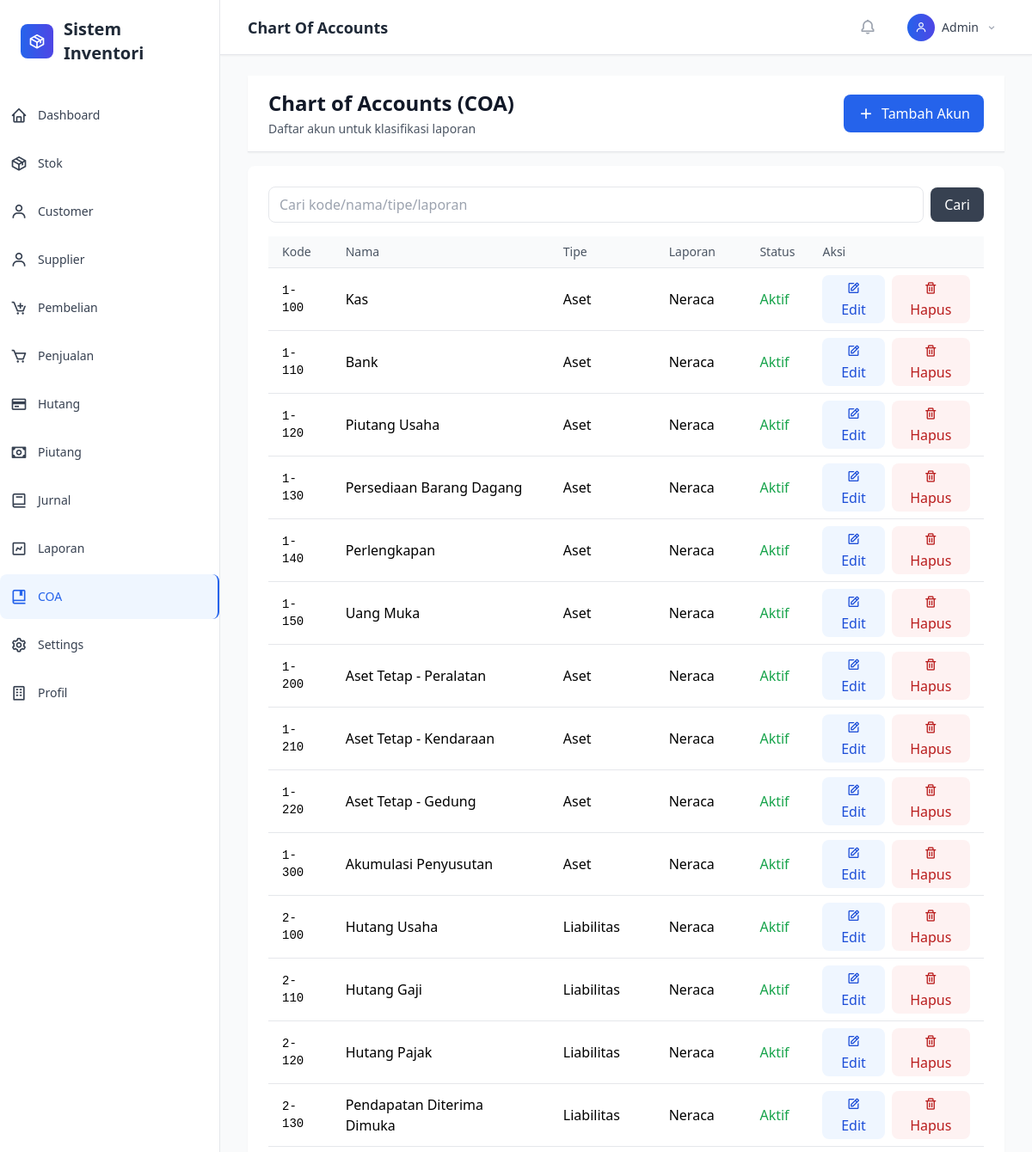
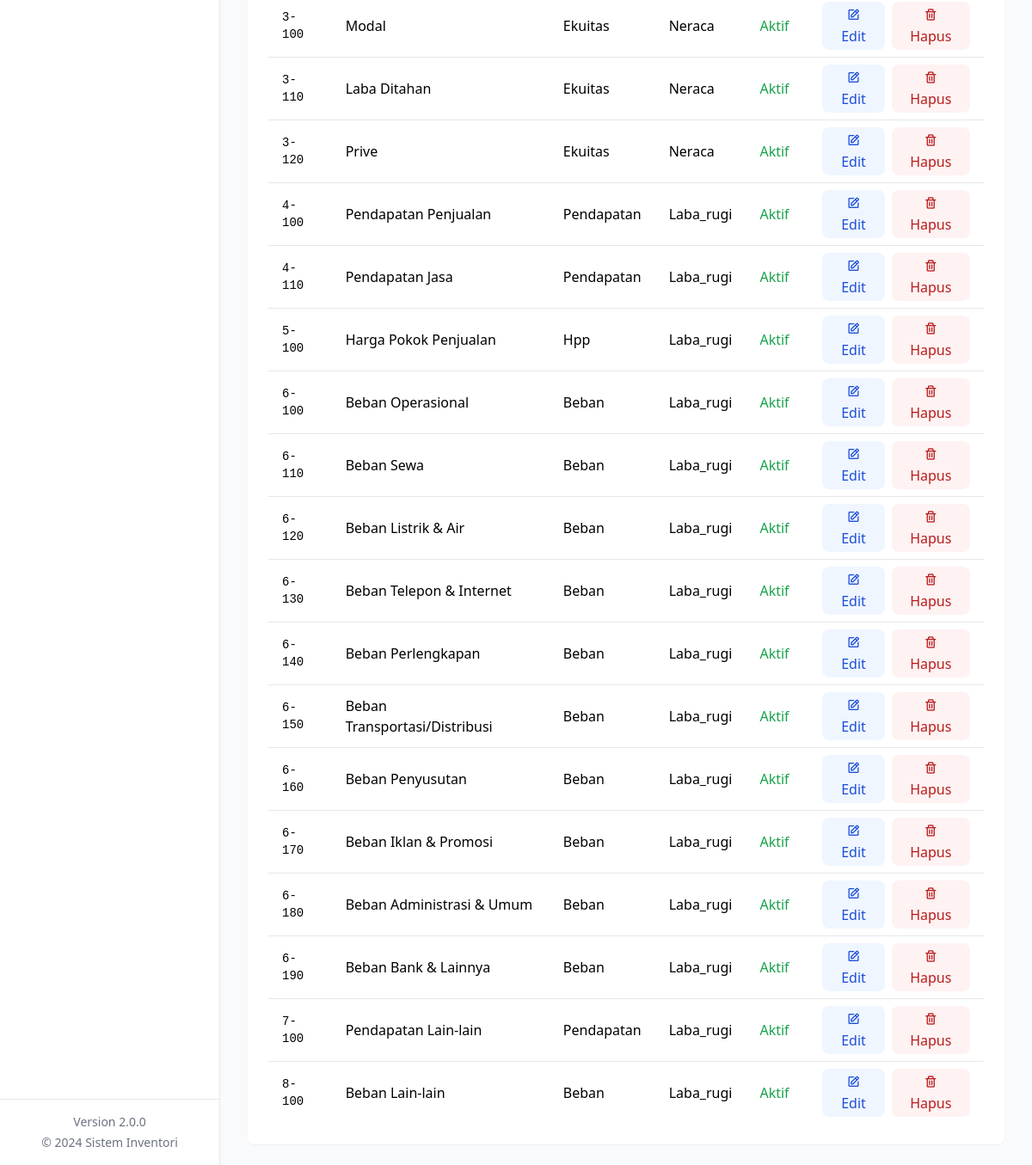
Page /?page=coa on the committed database (2 pictures, top to bottom).
### tables this page shows
CREATE TABLE coa (
    id INTEGER PRIMARY KEY AUTOINCREMENT,
    kode TEXT UNIQUE NOT NULL,
    nama TEXT NOT NULL,
    tipe TEXT NOT NULL,       -- aset | liabilitas | ekuitas | pendapatan | beban | hpp
    laporan TEXT NOT NULL,    -- neraca | laba_rugi
    aktif INTEGER DEFAULT 1,
    created_at DATETIME DEFAULT CURRENT_TIMESTAMP,
    updated_at DATETIME DEFAULT CURRENT_TIMESTAMP
);

### classes/Database.php (called while the page is built, shortened)
<?php
class Database {
    private $pdo;
    private static $instance = null;
    private function __construct() {
        try {
            $this->pdo = new PDO('sqlite:' . DB_FILE);
            $this->pdo->setAttribute(PDO::ATTR_ERRMODE, PDO::ERRMODE_EXCEPTION);
            $this->pdo->exec('PRAGMA foreign_keys = ON;');
            $this->initializeTables();
        } catch (Exception $e) {
            if (DEBUG_MODE) {
                die('Database Error: ' . $e->getMessage());
            } else {
                die('Database connection failed. Please contact administrator.');
            }
        }
    }
    public static function getInstance() {
        if (self::$instance === null) {
            self::$instance = new self();
        }
        return self::$instance;
    }
    private function initializeTables() {
        if (file_exists(INIT_SQL)) {
            $sql = file_get_contents(INIT_SQL);
            $stmts = array_filter(array_map('trim', explode(';', $sql)));
            foreach ($stmts as $stmt) {
                if ($stmt) {
                    $this->pdo->exec($stmt);
                }
            }
        }
        $this->createProfileTable();
    }
    private function createProfileTable() {
        $sql = "CREATE TABLE IF NOT EXISTS profil_perusahaan (
            id INTEGER PRIMARY KEY AUTOINCREMENT,
            nama_perusahaan TEXT NOT NULL,
            alamat TEXT,
            telepon TEXT,
            email TEXT,
            website TEXT,
            logo TEXT,
            npwp TEXT,
            created_at DATETIME DEFAULT CURRENT_TIMESTAMP,
            updated_at DATETIME DEFAULT CURRENT_TIMESTAMP
        )";
        $this->pdo->exec($sql);
        $stmt = $this->pdo->prepare("SELECT COUNT(*) FROM profil_perusahaan");
        $stmt->execute();
    }
    public function query($sql, $params = []) {
        try {
            $stmt = $this->pdo->prepare($sql);
            $stmt->execute($params);
            return $stmt;
        } catch (Exception $e) {
            if (DEBUG_MODE) {
                throw new Exception('Query Error: ' . $e->getMessage());
            } else {
                throw new Exception('Database operation failed.');
            }
        }
    }
    public function fetchAll($sql, $params = []) {
        return $this->query($sql, $params)->fetchAll(PDO::FETCH_ASSOC);
    }
}
?>

### views/coa/index.php (the view, shortened to what this page needs)
<?php
$search = $_GET['search'] ?? '';
$where = '';
$params = [];
$rows = $db->fetchAll("SELECT * FROM coa $where ORDER BY kode ASC", $params);
?>
<div class="bg-white shadow-sm border-b border-gray-200">
    <div class="px-6 py-4 flex items-center justify-between">
        <div>
            <h1 class="text-2xl font-bold text-gray-900">Chart of Accounts (COA)</h1>
            <p class="text-sm text-gray-600 mt-1">Daftar akun untuk klasifikasi laporan</p>
        </div>
        <button onclick="openTambah()" class="bg-blue-600 hover:bg-blue-700 text-white px-4 py-2 rounded-lg flex items-center space-x-2">
            <i class='bx bx-plus text-xl'></i><span>Tambah Akun</span>
        </button>
    </div>
</div>
<div class="bg-white p-6 mt-4 rounded-lg shadow-sm">
    <div class="flex items-center space-x-2 mb-4">
        <input id="searchInput" value="<?php echo htmlspecialchars($search); ?>" placeholder="Cari kode/nama/tipe/laporan" class="flex-1 px-3 py-2 border rounded-lg" />
        <button onclick="performSearch()" class="px-4 py-2 bg-gray-700 text-white rounded-lg">Cari</button>
    </div>
    <div class="overflow-x-auto">
        <table class="min-w-full divide-y divide-gray-200">
            <thead class="bg-gray-50">
                <tr>
                    <th class="px-4 py-2 text-left text-sm font-medium text-gray-600">Kode</th>
                    <th class="px-4 py-2 text-left text-sm font-medium text-gray-600">Nama</th>
                    <th class="px-4 py-2 text-left text-sm font-medium text-gray-600">Tipe</th>
                    <th class="px-4 py-2 text-left text-sm font-medium text-gray-600">Laporan</th>
                    <th class="px-4 py-2 text-left text-sm font-medium text-gray-600">Status</th>
                    <th class="px-4 py-2 text-left text-sm font-medium text-gray-600">Aksi</th>
                </tr>
            </thead>
            <tbody class="divide-y divide-gray-200 bg-white">
                <?php if (empty($rows)): ?>
                    <tr><td colspan="6" class="px-4 py-6 text-center text-gray-500">Belum ada akun</td></tr>
                <?php else: foreach ($rows as $r): ?>
                    <tr class="hover:bg-gray-50">
                        <td class="px-4 py-2 font-mono text-sm"><?php echo htmlspecialchars($r['kode']); ?></td>
                        <td class="px-4 py-2"><?php echo htmlspecialchars($r['nama']); ?></td>
                        <td class="px-4 py-2 capitalize"><?php echo htmlspecialchars($r['tipe']); ?></td>
                        <td class="px-4 py-2 capitalize"><?php echo htmlspecialchars($r['laporan']); ?></td>
                        <td class="px-4 py-2"><?php echo ((int)$r['aktif'] === 1) ? '<span class="text-green-600">Aktif</span>' : '<span class="text-gray-500">Nonaktif</span>'; ?></td>
                        <td class="px-4 py-2">
                            <div class="flex items-center space-x-2">
                                <button onclick="edit(<?php echo (int)$r['id']; ?>)" class="px-3 py-1 bg-blue-50 text-blue-700 rounded-lg"><i class='bx bx-edit'></i> Edit</button>
                                <button onclick="hapus(<?php echo (int)$r['id']; ?>)" class="px-3 py-1 bg-red-50 text-red-700 rounded-lg"><i class='bx bx-trash'></i> Hapus</button>
                            </div>
                        </td>
                    </tr>
                <?php endforeach; endif; ?>
            </tbody>
        </table>
    </div>
</div>

### rows in the picture
coa: kode "1-100", nama "Kas", tipe "Aset", laporan "Neraca", aktif "Aktif"
coa: kode "1-110", nama "Bank", tipe "Aset", laporan "Neraca", aktif "Aktif"
coa: kode "1-120", nama "Piutang Usaha", tipe "Aset", laporan "Neraca", aktif "Aktif"
coa: kode "1-130", nama "Persediaan Barang Dagang", tipe "Aset", laporan "Neraca", aktif "Aktif"
coa: kode "1-140", nama "Perlengkapan", tipe "Aset", laporan "Neraca", aktif "Aktif"
coa: kode "1-150", nama "Uang Muka", tipe "Aset", laporan "Neraca", aktif "Aktif"
coa: kode "1-200", nama "Aset Tetap - Peralatan", tipe "Aset", laporan "Neraca", aktif "Aktif"
coa: kode "1-210", nama "Aset Tetap - Kendaraan", tipe "Aset", laporan "Neraca", aktif "Aktif"
coa: kode "1-220", nama "Aset Tetap - Gedung", tipe "Aset", laporan "Neraca", aktif "Aktif"
coa: kode "1-300", nama "Akumulasi Penyusutan", tipe "Aset", laporan "Neraca", aktif "Aktif"
coa: kode "2-100", nama "Hutang Usaha", tipe "Liabilitas", laporan "Neraca", aktif "Aktif"
coa: kode "2-110", nama "Hutang Gaji", tipe "Liabilitas", laporan "Neraca", aktif "Aktif"
coa: kode "2-120", nama "Hutang Pajak", tipe "Liabilitas", laporan "Neraca", aktif "Aktif"
coa: kode "2-130", nama "Pendapatan Diterima Dimuka", tipe "Liabilitas", laporan "Neraca", aktif "Aktif"
coa: kode "3-100", nama "Modal", tipe "Ekuitas", laporan "Neraca", aktif "Aktif"
coa: kode "3-110", nama "Laba Ditahan", tipe "Ekuitas", laporan "Neraca", aktif "Aktif"
coa: kode "3-120", nama "Prive", tipe "Ekuitas", laporan "Neraca", aktif "Aktif"
coa: kode "4-100", nama "Pendapatan Penjualan", tipe "Pendapatan", laporan "Laba_rugi", aktif "Aktif"
coa: kode "4-110", nama "Pendapatan Jasa", tipe "Pendapatan", laporan "Laba_rugi", aktif "Aktif"
coa: kode "5-100", nama "Harga Pokok Penjualan", tipe "Hpp", laporan "Laba_rugi", aktif "Aktif"
coa: kode "6-100", nama "Beban Operasional", tipe "Beban", laporan "Laba_rugi", aktif "Aktif"
coa: kode "6-110", nama "Beban Sewa", tipe "Beban", laporan "Laba_rugi", aktif "Aktif"
coa: kode "6-120", nama "Beban Listrik & Air", tipe "Beban", laporan "Laba_rugi", aktif "Aktif"
coa: kode "6-130", nama "Beban Telepon & Internet", tipe "Beban", laporan "Laba_rugi", aktif "Aktif"
coa: kode "6-140", nama "Beban Perlengkapan", tipe "Beban", laporan "Laba_rugi", aktif "Aktif"
coa: kode "6-150", nama "Beban Transportasi/Distribusi", tipe "Beban", laporan "Laba_rugi", aktif "Aktif"
coa: kode "6-160", nama "Beban Penyusutan", tipe "Beban", laporan "Laba_rugi", aktif "Aktif"
coa: kode "6-170", nama "Beban Iklan & Promosi", tipe "Beban", laporan "Laba_rugi", aktif "Aktif"
coa: kode "6-180", nama "Beban Administrasi & Umum", tipe "Beban", laporan "Laba_rugi", aktif "Aktif"
coa: kode "6-190", nama "Beban Bank & Lainnya", tipe "Beban", laporan "Laba_rugi", aktif "Aktif"
coa: kode "7-100", nama "Pendapatan Lain-lain", tipe "Pendapatan", laporan "Laba_rugi", aktif "Aktif"
coa: kode "8-100", nama "Beban Lain-lain", tipe "Beban", laporan "Laba_rugi", aktif "Aktif"

### other values in the picture
APP_NAME "Sistem Inventori"
APP_VERSION "2.0.0"
$pageTitles[$page] "Chart Of Accounts"
